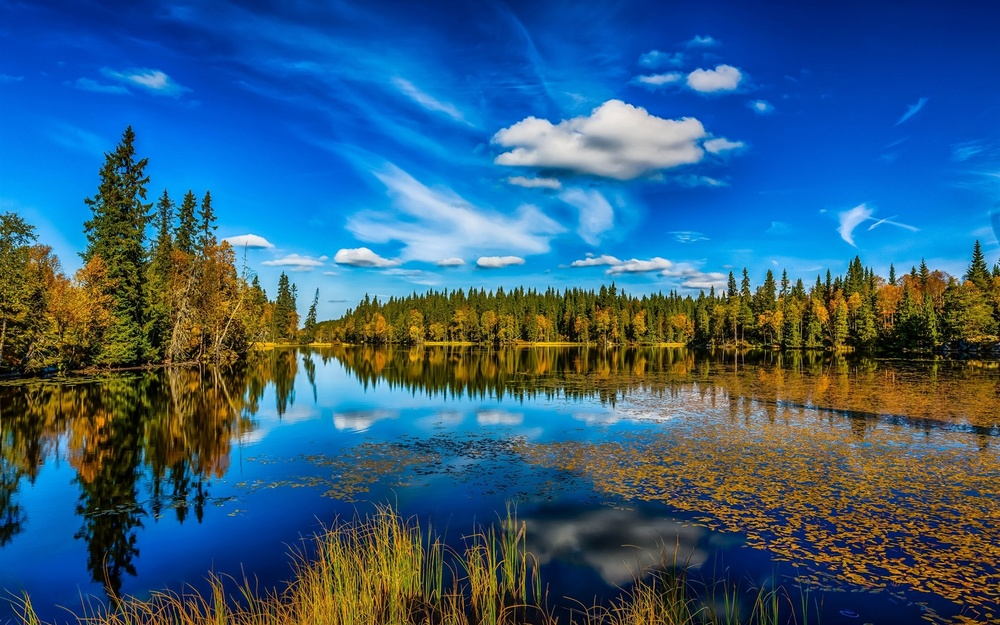
#> input picture image processing/hw1/hw1.jpg, 1000 x 625 px, shrunk from 1920 x 1200 before the run
$ python hw1.py
#> lines starting #> are read from the running program, lines starting #| are printed output that depends on the picture
import numpy as np
import matplotlib.pyplot as plt
import matplotlib.image as mpimg
import cv2

def rgb_to_gray(rgb):
	# I = (R + G + B)/3
	return np.dot(rgb[...,:3], [0.333, 0.333, 0.333])


print('Please enter the image name(ex. image.jpg): ')
# get image name
img_name = input()
#> the answer given: hw1.jpg

# read the image
img = mpimg.imread(img_name)
#> img is the input picture: shape (625, 1000, 3); mean R, G, B 51.1, 93.1, 125.9

print('\nshowing origin image...')

plt.imshow(img)
# disable axis
plt.axis('off')
# show the image
plt.show()

print('\nPocessing the image to grayscale image...\n ')

# calculating
gray_img = rgb_to_gray(img)
#> in rgb_to_gray, `return np.dot(rgb[...,:3], [0.333, 0.333, 0.333])`:
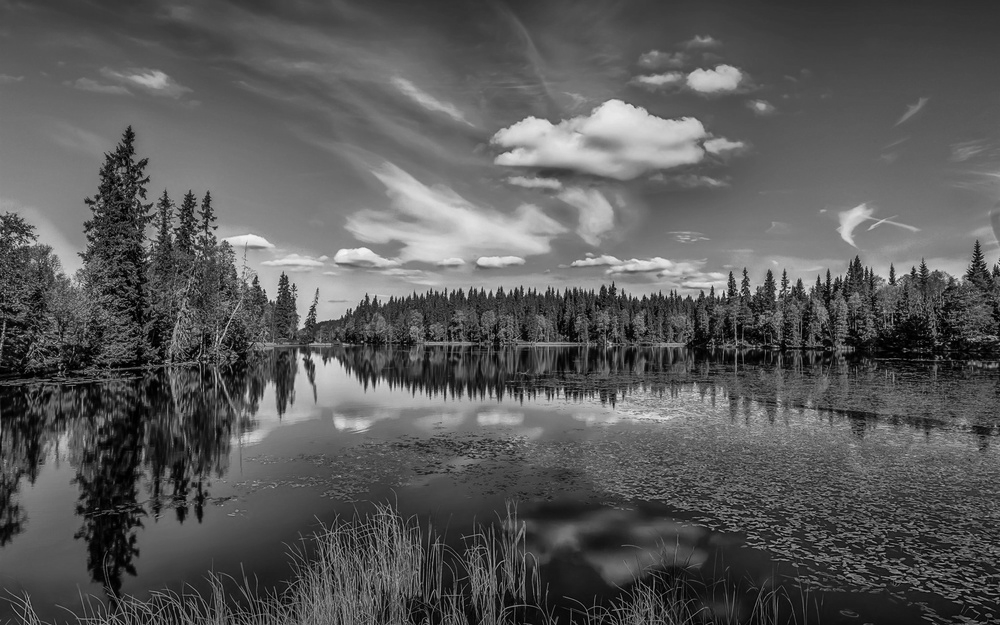
#> returned value: shape (625, 1000) float64; min 0, max 247.1, mean 90

print('done')

print(gray_img)
#> (printed output is left out)

plt.imshow(gray_img, cmap = 'Greys_r')
plt.axis('off')
# save imgage's snapshot
plt.savefig('output_grayscale_image.jpg')
# show the grayscale image
plt.show()
